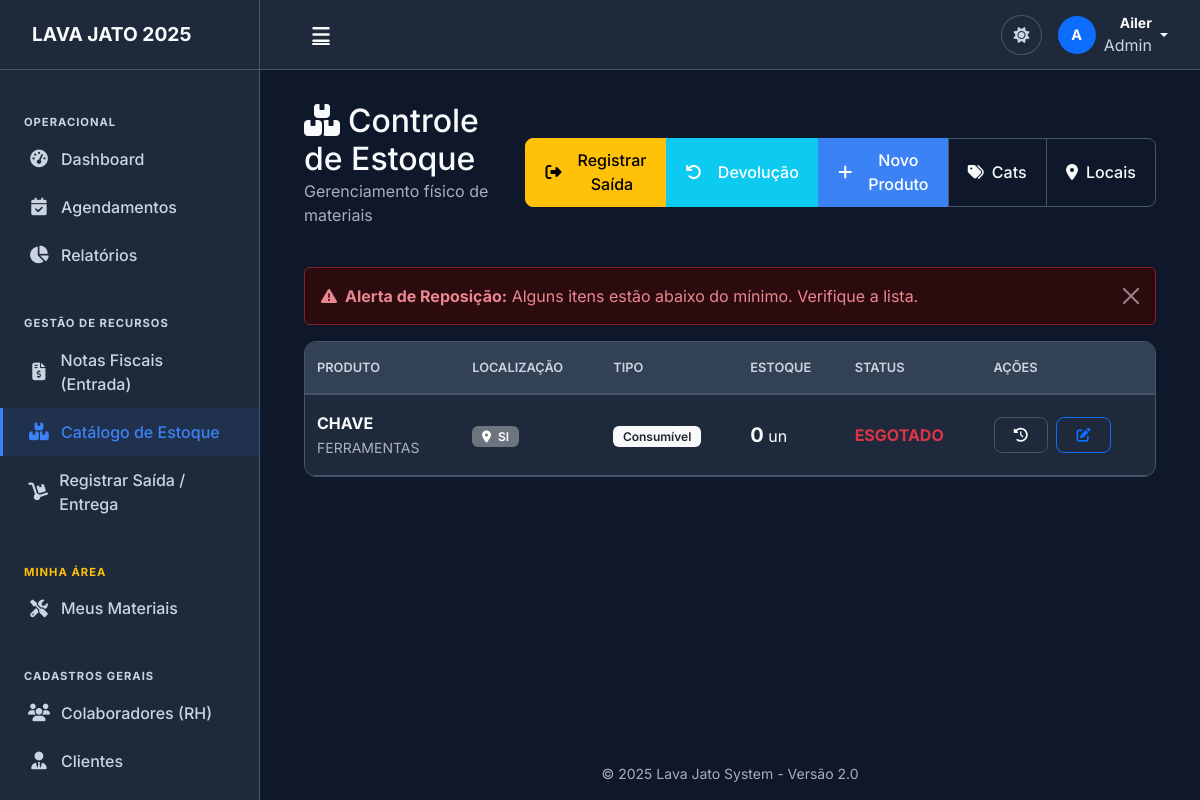
/gestao/estoque/ (signed in), run on the app's committed database.
### gestao/models.py (models this page shows, shortened)
class Produto(models.Model):
    TIPO_CHOICES = [
        ('CONSUMIVEL', 'Consumível (Sabão, Cera, etc.)'),
        ('DURAVEL', 'Durável/Ferramenta (Politriz, etc.)'),
    ]
    nome = models.CharField('Produto', max_length=100)
    categoria = models.ForeignKey(Categoria, on_delete=models.SET_NULL, null=True, blank=True)
    tipo = models.CharField(max_length=20, choices=TIPO_CHOICES, default='CONSUMIVEL')
    unidade_medida = models.CharField('Unidade', max_length=20, default='UN')
    localizacao = models.ForeignKey(LocalArmazenamento, on_delete=models.SET_NULL, null=True, blank=True, verbose_name="Localização Física")
    estoque_minimo = models.PositiveIntegerField('Estoque Mínimo', default=5)
    quantidade_atual = models.PositiveIntegerField('Quantidade em Estoque', default=0)
    custo_medio = models.DecimalField('Custo Médio', max_digits=10, decimal_places=2, default=0)
    class Meta:
        verbose_name = 'Produto do Estoque'
        verbose_name_plural = 'Catálogo de Produtos'

class Categoria(models.Model):
    nome = models.CharField(max_length=50, unique=True)
    def __str__(self):
        return self.nome
    class Meta: verbose_name_plural = "Categorias"

class LocalArmazenamento(models.Model):
    nome = models.CharField('Nome/Identificação', max_length=50, help_text="Ex: Prateleira A1, Armário 2")
    descricao = models.CharField('Descrição', max_length=100, blank=True)
    def __str__(self):
        return self.nome
    class Meta: verbose_name = "Local de Armazenamento"

### gestao/views.py (the view)
# urls.py: path('estoque/', views.estoque_lista, name='estoque_lista'),
@login_required
def estoque_lista(request):
    produtos = Produto.objects.select_related('localizacao', 'categoria').all().order_by('nome')
    alertas = [p for p in produtos if p.quantidade_atual <= p.estoque_minimo]
    return render(request, 'gestao/estoque_lista.html', {
        'produtos': produtos,
        'alertas': alertas
    })

### gestao/templates/gestao/estoque_lista.html
{% extends 'base/base.html' %}
{% block content %}
<div class="container-fluid">
    <div class="d-flex justify-content-between align-items-center mb-4">
        <div>
            <h2 class="mb-0"><i class="fas fa-boxes me-2"></i>Controle de Estoque</h2>
            <p class="text-muted">Gerenciamento físico de materiais</p>
        </div>
        <div class="btn-group">
            <a href="{% url 'saida_estoque' %}" class="btn btn-warning">
                <i class="fas fa-sign-out-alt me-2"></i>Registrar Saída
            </a>
            <a href="{% url 'devolucao_estoque' %}" class="btn btn-info text-white">
                <i class="fas fa-undo me-2"></i>Devolução
            </a>
            <a href="{% url 'produto_create' %}" class="btn btn-primary">
                <i class="fas fa-plus me-2"></i>Novo Produto
            </a>
            <a href="{% url 'categoria_lista' %}" class="btn btn-outline-secondary">
                <i class="fas fa-tags"></i> Cats
            </a>
            <a href="{% url 'local_lista' %}" class="btn btn-outline-secondary">
                <i class="fas fa-map-marker-alt"></i> Locais
            </a>
        </div>
    </div>
    {% if alertas %}
    <div class="alert alert-danger alert-dismissible fade show" role="alert">
        <strong><i class="fas fa-exclamation-triangle me-2"></i>Alerta de Reposição:</strong>
        Alguns itens estão abaixo do mínimo. Verifique a lista.
        <button type="button" class="btn-close" data-bs-dismiss="alert"></button>
    </div>
    {% endif %}
    <div class="card-custom">
        <div class="table-responsive">
            <table class="table table-hover align-middle">
                <thead class="table-dark">
                    <tr>
                        <th>Produto</th>
                        <th>Localização</th>
                        <th>Tipo</th>
                        <th>Estoque</th>
                        <th>Status</th>
                        <th>Ações</th>
                    </tr>
                </thead>
                <tbody>
                    {% for produto in produtos %}
                    <tr>
                        <td>
                            <div class="fw-bold">{{ produto.nome }}</div>
                            <small class="text-muted">{{ produto.categoria|default:"Sem categoria" }}</small>
                        </td>
                        <td>
                            {% if produto.localizacao %}
                                <span class="badge bg-secondary"><i class="fas fa-map-marker-alt me-1"></i> {{ produto.localizacao }}</span>
                            {% else %}
                                <span class="text-muted">-</span>
                            {% endif %}
                        </td>
                        <td>
                            {% if produto.tipo == 'DURAVEL' %}
                                <span class="badge bg-info text-dark">Durável</span>
                            {% else %}
                                <span class="badge bg-light text-dark">Consumível</span>
                            {% endif %}
                        </td>
                        <td>
                            <strong class="fs-5">{{ produto.quantidade_atual }}</strong> {{ produto.unidade_medida }}
                        </td>
                        <td>
                            {% if produto.quantidade_atual == 0 %}
                                <span class="text-danger fw-bold">ESGOTADO</span>
                            {% elif produto.quantidade_atual <= produto.estoque_minimo %}
                                <span class="text-warning fw-bold">BAIXO</span>
                            {% else %}
                                <span class="text-success">OK</span>
                            {% endif %}
                        </td>
                        <td>
                            <a href="{% url 'historico_produto' produto.id %}" class="btn btn-sm btn-outline-secondary me-1" title="Ver Histórico (Log)">
                                <i class="fas fa-history"></i>
                            </a>
                            <a href="{% url 'produto_update' produto.id %}" class="btn btn-sm btn-outline-primary" title="Editar">
                                <i class="fas fa-edit"></i>
                            </a>
                        </td>
                    </tr>
                    {% empty %}
                    <tr>
                        <td colspan="6" class="text-center py-4 text-muted">Nenhum produto cadastrado.</td>
                    </tr>
                    {% endfor %}
                </tbody>
            </table>
        </div>
    </div>
</div>
{% endblock %}

### templates/base/base.html (shortened to what this page needs)
{% load static %}
<!DOCTYPE html>
<html lang="pt-br" data-bs-theme="dark">
<head>
    <link href="https://cdn.jsdelivr.net/npm/bootstrap@5.3.3/dist/css/bootstrap.min.css" rel="stylesheet">
    <link rel="stylesheet" href="https://cdnjs.cloudflare.com/ajax/libs/font-awesome/6.4.0/css/all.min.css">
    <link href="https://cdn.jsdelivr.net/npm/select2@4.1.0-rc.0/dist/css/select2.min.css" rel="stylesheet" />
    <link rel="stylesheet" href="https://cdn.jsdelivr.net/npm/select2-bootstrap-5-theme@1.3.0/dist/select2-bootstrap-5-theme.min.css" />
    <link rel="stylesheet" href="{% static 'css/base.css' %}">
    <link rel="stylesheet" href="{% static 'css/components.css' %}">
    <link rel="stylesheet" href="{% static 'css/pages.css' %}">
    <link rel="stylesheet" href="{% static 'css/layout_sistematico.css' %}">
</head>
<body>
    <aside class="sidebar" id="sidebar">
        <div class="sidebar-header">
            <a href="{% url 'dashboard' %}" class="sidebar-brand text-decoration-none">
                <span class="logo-expanded">
                    <span class="brand-text">LAVA JATO 2025</span>
                </span>
            </a>
        </div>
        <div class="sidebar-content custom-scrollbar">
            <nav class="sidebar-menu mt-3">
                <div class="menu-label">Operacional</div>
                <a href="{% url 'dashboard' %}" class="nav-link {% if request.resolver_match.url_name == 'dashboard' %}active{% endif %}">
                    <i class="fas fa-tachometer-alt"></i><span>Dashboard</span>
                </a>
                <a href="{% url 'agendamentos_dashboard' %}" class="nav-link {% if 'agendamento' in request.resolver_match.url_name %}active{% endif %}">
                    <i class="fas fa-calendar-check"></i><span>Agendamentos</span>
                </a>
                <a href="{% url 'relatorios' %}" class="nav-link {% if 'relatorios' in request.resolver_match.url_name %}active{% endif %}">
                    <i class="fas fa-chart-pie"></i><span>Relatórios</span>
                </a>
                <div class="menu-label mt-4">Gestão de Recursos</div>
                <a href="{% url 'nota_fiscal_lista' %}" class="nav-link {% if 'nota' in request.resolver_match.url_name %}active{% endif %}">
                    <i class="fas fa-file-invoice-dollar"></i><span>Notas Fiscais (Entrada)</span>
                </a>
                <a href="{% url 'estoque_lista' %}" class="nav-link {% if 'estoque_lista' in request.resolver_match.url_name %}active{% endif %}">
                    <i class="fas fa-boxes"></i><span>Catálogo de Estoque</span>
                </a>
                <a href="{% url 'saida_estoque' %}" class="nav-link {% if 'saida' in request.resolver_match.url_name %}active{% endif %}">
                    <i class="fas fa-dolly"></i><span>Registrar Saída / Entrega</span>
                </a>
                <div class="menu-label mt-4 text-warning">Minha Área</div>
                <a href="{% url 'meu_estoque_pessoal' %}" class="nav-link {% if 'meu_estoque' in request.resolver_match.url_name %}active{% endif %}">
                    <i class="fas fa-tools"></i><span>Meus Materiais</span>
                </a>
                <div class="menu-label mt-4">Cadastros Gerais</div>
                <a href="{% url 'lavador_list' %}" class="nav-link {% if 'lavador' in request.resolver_match.url_name %}active{% endif %}">
                    <i class="fas fa-users"></i><span>Colaboradores (RH)</span>
                </a>
                <a href="{% url 'cliente_list' %}" class="nav-link {% if 'cliente' in request.resolver_match.url_name %}active{% endif %}">
                    <i class="fas fa-user-tie"></i><span>Clientes</span>
                </a>
                <a href="{% url 'veiculo_list' %}" class="nav-link {% if 'veiculo' in request.resolver_match.url_name %}active{% endif %}">
                </a>
            </nav>
        </div>
    </aside>
    <div class="main-wrapper" id="main-wrapper">
        <header class="top-navbar">
            <div class="d-flex align-items-center justify-content-between w-100">
                <button class="btn btn-link text-light" id="sidebar-toggle"><i class="fas fa-bars fa-lg"></i></button>
                <div class="d-flex align-items-center gap-3">
                    <button class="btn btn-icon-only" id="theme-switcher" title="Alternar Tema">
                        <i class="fas fa-sun" id="theme-icon-sun" style="display: none;"></i>
                    </button>
                    <div class="dropdown">
                        <a href="#" class="d-flex align-items-center text-decoration-none text-light dropdown-toggle" data-bs-toggle="dropdown">
                            <div class="avatar-circle bg-primary me-2">
                                {% if user.is_authenticated %}{{ user.username|first|upper }}{% else %}<i class="fas fa-user"></i>{% endif %}
                            </div>
                            <div class="d-none d-md-block text-end me-1">
                                <div class="fw-bold small">{{ user.username|default:"Visitante" }}</div>
                                <div class="text-muted x-small">Admin</div>
                            </div>
                        </a>
                    </div>
                </div>
            </div>
        </header>
        <main class="page-content">
            {% block content %}{% endblock %}
        </main>
        <footer class="footer mt-auto py-3 text-center text-muted small">
            &copy; 2025 Lava Jato System - Versão 2.0
        </footer>
    </div>
</body>
</html>

### static/css/base.css (style rules this page uses)
:root { --color-scheme: dark; --primary-color: #3b82f6; --primary-dark: #2563eb; --success-color: #10b981; --background-color: #0f172a; --card-bg: #1e293b; --card-header-bg: #334155; --hover-bg: #334155; --input-bg: #0f172a; --input-focus-bg: #1e293b; --border-color: #475569; --text-light: #f8fafc; --text-muted: #cbd5e1; --text-placeholder: #64748b; }
body { background-color: var(--background-color) !important; color: var(--text-light) !important; font-family: 'Inter', sans-serif; transition: background-color 0.3s, color 0.3s; }
a { color: var(--primary-color); text-decoration: none; }
i { color: inherit; }

### static/css/components.css (style rules this page uses)
.card-custom { background-color: var(--card-bg); border: 1px solid var(--border-color); border-radius: 0.75rem; box-shadow: var(--shadow-md); margin-bottom: 1.5rem; transition: transform 0.2s ease, box-shadow 0.2s ease; overflow: hidden; }
.btn { font-weight: 500; border-radius: 0.5rem; padding: 0.6rem 1.2rem; transition: all 0.2s; display: inline-flex; align-items: center; justify-content: center; gap: 0.5rem; }
.btn-primary { background-color: var(--primary-color); border-color: var(--primary-color); color: #fff; }
.btn-outline-secondary { color: var(--text-light); border-color: var(--border-color); }
.table { color: var(--text-light); margin-bottom: 0; }
.table > :not(caption) > * > * { background-color: transparent; border-bottom-color: var(--border-color); padding: 1rem 0.75rem; color: var(--text-light); }
.table thead th { background-color: var(--card-header-bg); color: var(--text-muted); font-weight: 600; font-size: 0.8rem; text-transform: uppercase; border-bottom: 2px solid var(--border-color); }
.badge { padding: 0.4em 0.8em; font-weight: 600; border-radius: 6px; font-size: 0.75rem; }
.card-custom { background-color: var(--card-bg) !important; border: 1px solid var(--border-color) !important; color: var(--text-light) !important; }

### static/css/pages.css (style rules this page uses)
:root { --sidebar-width: 260px; --sidebar-width-collapsed: 70px; --header-height: 70px; }
.sidebar { width: var(--sidebar-width); height: 100vh; position: fixed; top: 0; left: 0; background-color: var(--card-bg); border-right: 1px solid var(--border-color); display: flex; flex-direction: column; transition: all 0.3s ease; z-index: 1040; }
.sidebar-header { height: var(--header-height); display: flex; align-items: center; padding: 0 1.5rem; border-bottom: 1px solid var(--border-color); }
.brand-text { font-weight: 700; font-size: 1.2rem; color: var(--text-light); }
.sidebar-content { flex: 1; overflow-y: auto; padding: 1rem 0; }
.menu-label { padding: 0.75rem 1.5rem 0.25rem; font-size: 0.7rem; font-weight: 700; text-transform: uppercase; color: var(--text-muted); letter-spacing: 1px; }
.nav-link { display: flex; align-items: center; padding: 0.75rem 1.5rem; color: var(--text-muted); text-decoration: none; transition: all 0.2s; border-left: 3px solid transparent; font-weight: 500; }
.nav-link.active { background-color: rgba(59, 130, 246, 0.1); color: var(--primary-color); border-left-color: var(--primary-color); }
.nav-link i { width: 24px; text-align: center; margin-right: 10px; font-size: 1.1rem; }
.main-wrapper { margin-left: var(--sidebar-width); min-height: 100vh; display: flex; flex-direction: column; transition: margin-left 0.3s ease; background-color: var(--background-color); }
.top-navbar { height: var(--header-height); background-color: var(--card-bg); border-bottom: 1px solid var(--border-color); display: flex; align-items: center; padding: 0 2rem; position: sticky; top: 0; z-index: 1030; color: var(--text-light); }
.top-navbar .btn-link { color: var(--text-light) !important; }
.btn-icon-only { width: 40px; height: 40px; border-radius: 50%; display: flex; align-items: center; justify-content: center; color: var(--text-muted); border: 1px solid var(--border-color); background: transparent; transition: 0.2s; }
.top-navbar .dropdown-toggle { color: var(--text-light) !important; }
.top-navbar .text-muted { color: var(--text-muted) !important; }
.avatar-circle { width: 38px; height: 38px; border-radius: 50%; display: flex; align-items: center; justify-content: center; font-weight: bold; color: white; font-size: 0.9rem; }

### data on the page
Produto: nome "CHAVE", categoria "FERRAMENTAS", localizacao "SI", tipo "Consumível", quantidade_atual "0", unidade_medida "un", shows "ESGOTADO"

### other printed values
{{ user.username|first|upper }} "A"
{{ user.username|default:"Visitante" }} "Ailer"
